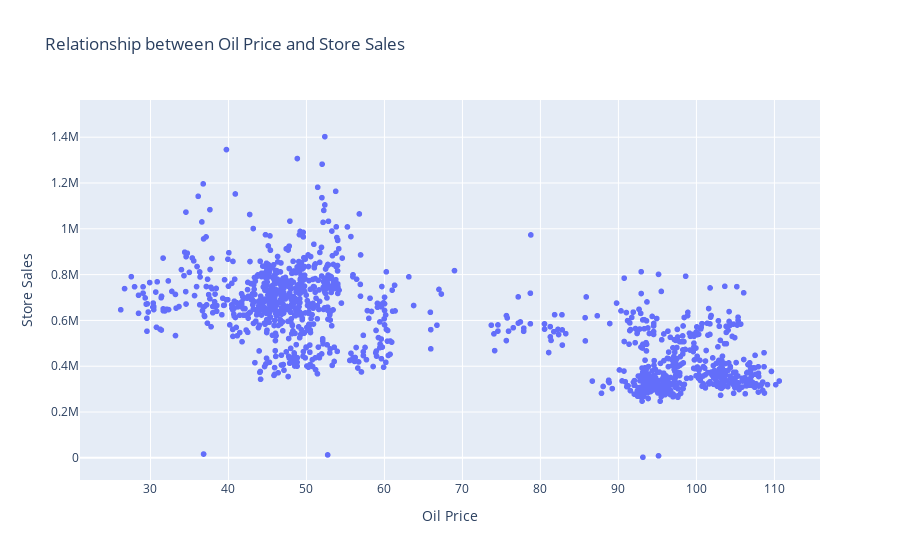

Write notebook code for a chart like this one.
### Code cell
# Visualize the relationship using scatterplot
fig = px.scatter(oil_sales, x='Oil Price',y='sales', title='Relationship between Oil Price and Store Sales')
fig.update_xaxes(title_text='Oil Price')
fig.update_yaxes(title_text='Store Sales')
fig.show()

### Figure 1 — Plotly figure (JSON) as saved in the notebook; plotly's stock layout.template omitted (floating-point values rounded to 4 significant figures; data arrays with more than 128 entries replaced by an {"elided": "..."} marker saying what was removed)
{"data": [{"hovertemplate": "Oil Price=%{x}<br>sales=%{y}<extra></extra>", "legendgroup": "", "marker": {"color": "#636efa", "symbol": "circle"}, "mode": "markers", "name": "", "showlegend": false, "type": "scattergl", "x": {"elided": "1684 float values"}, "xaxis": "x", "y": {"elided": "1684 float values"}, "yaxis": "y"}], "layout": {"legend": {"tracegroupgap": 0}, "title": {"text": "Relationship between Oil Price and Store Sales"}, "xaxis": {"anchor": "y", "domain": [0, 1], "title": {"text": "Oil Price"}}, "yaxis": {"anchor": "x", "domain": [0, 1], "title": {"text": "Store Sales"}}}}
